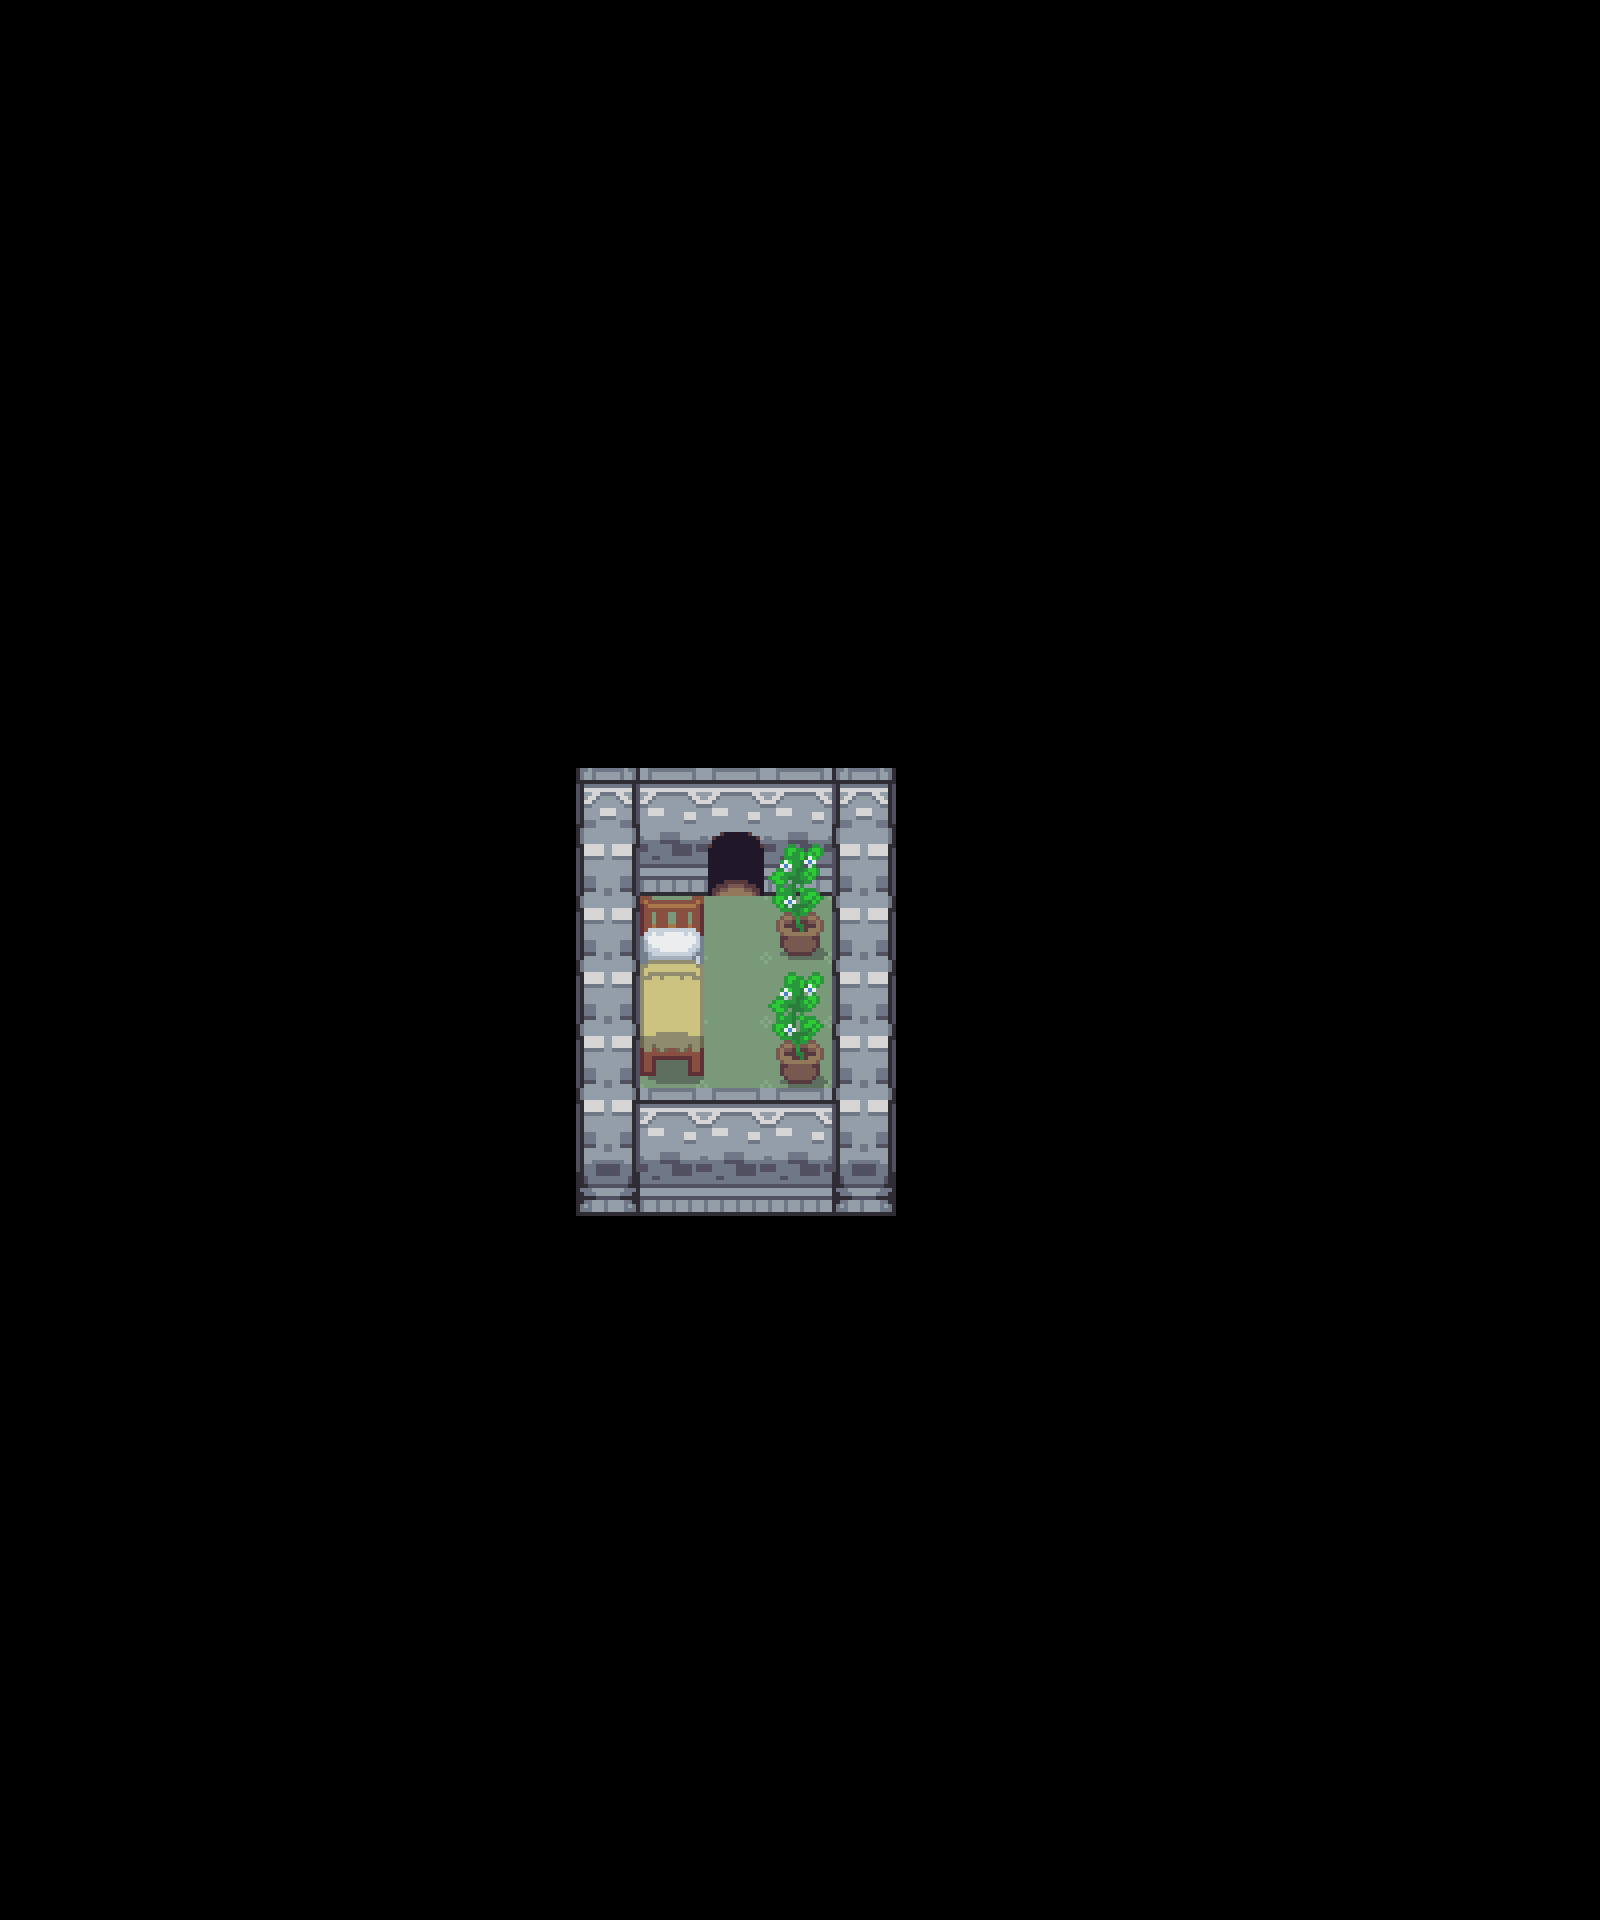

Below is a game level as drawn by its tile map, then a one-line description and the .tmx that defines it (tile-layer data replaced by summaries):
An orthogonal 25x30 tile map with 64x64 px tiles, 5 tile layers (ground, ground2, tree2, tree, ...), 1 hidden layer not drawn, 5 tilesets and 10 objects.

<map version="1.10" tiledversion="1.10.2" orientation="orthogonal" renderorder="right-down" width="25" height="30" tilewidth="64" tileheight="64" infinite="0" nextlayerid="17" nextobjectid="115">
 <editorsettings>
  <export target="../../levels/map3.lua" format="lua" />
 </editorsettings>
 <tileset firstgid="1" name="Overworld" tilewidth="64" tileheight="64" tilecount="1440" columns="40">
  <image source="../Overworld.png" width="2560" height="2304" />
  <tile id="40">
   <animation>
    <frame tileid="40" duration="200" />
    <frame tileid="41" duration="200" />
    <frame tileid="42" duration="200" />
    <frame tileid="43" duration="200" />
    <frame tileid="80" duration="200" />
    <frame tileid="81" duration="200" />
    <frame tileid="82" duration="200" />
    <frame tileid="83" duration="200" />
   </animation>
  </tile>
  <tile id="242">
   <animation>
    <frame tileid="242" duration="255" />
    <frame tileid="1376" duration="255" />
    <frame tileid="1339" duration="255" />
    <frame tileid="1376" duration="255" />
   </animation>
  </tile>
  <tile id="243">
   <animation>
    <frame tileid="243" duration="255" />
    <frame tileid="1377" duration="255" />
    <frame tileid="1340" duration="255" />
    <frame tileid="1377" duration="255" />
   </animation>
  </tile>
  <tile id="244">
   <animation>
    <frame tileid="244" duration="255" />
    <frame tileid="1378" duration="255" />
    <frame tileid="1341" duration="255" />
    <frame tileid="1378" duration="255" />
   </animation>
  </tile>
 </tileset>
 <tileset firstgid="1441" name="vegetation" tilewidth="64" tileheight="64" tilecount="256" columns="16">
  <image source="../vegetation.png" width="1024" height="1024" />
 </tileset>
 <tileset firstgid="1697" name="tiles" tilewidth="64" tileheight="64" tilecount="663" columns="51">
  <image source="../tiles.png" width="3264" height="832" />
 </tileset>
 <tileset firstgid="2360" name="inside" tilewidth="64" tileheight="64" tilecount="256" columns="16">
  <image source="../inside.png" width="1024" height="1024" />
 </tileset>
 <tileset firstgid="2616" name="Inner" tilewidth="64" tileheight="64" tilecount="1000" columns="40">
  <image source="../Inner.png" width="2560" height="1600" />
 </tileset>
 <layer id="1" name="ground" width="25" height="30">
  <data>[750 cells, 25 non-empty, 3 distinct tile ids]</data>
 </layer>
 <layer id="2" name="ground2" width="25" height="30">
  <data>[750 cells, 20 non-empty, 5 distinct tile ids]</data>
 </layer>
 <layer id="3" name="tree2" width="25" height="30">
  <data>[750 cells, 7 non-empty, 6 distinct tile ids]</data>
 </layer>
 <layer id="4" name="tree" width="25" height="30">
  <data>[750 cells, 4 non-empty, 2 distinct tile ids]</data>
 </layer>
 <layer id="5" name="swimU" width="25" height="30">
  <data>[750 cells, 0 non-empty, 0 distinct tile ids]</data>
 </layer>
 <layer id="15" name="par" width="25" height="30" visible="0" parallaxx="2" parallaxy="2">
  <properties>
   <property name="par" type="float" value="1" />
  </properties>
  <data>[750 cells, 0 non-empty, 0 distinct tile ids]</data>
 </layer>
 <objectgroup id="6" name="coll">
  <object id="104" x="575.667" y="767.667" width="134.333" height="128.333" />
  <object id="105" x="709.667" y="767.333" width="58.3333" height="64" />
  <object id="106" x="768" y="768.333" width="127.667" height="63" />
  <object id="108" x="763" y="831" width="133" height="65.3333" />
  <object id="109" x="835.333" y="895.667" width="61.3333" height="231.333" />
  <object id="110" x="576.667" y="1122" width="258.333" height="3.33333" />
  <object id="111" x="576" y="867.667" width="59.6667" height="254.333" />
  <object id="112" x="640" y="896.333" width="64.6667" height="182.667" />
  <object id="113" x="774" y="910" width="48" height="47.3333" />
  <object id="114" x="776.667" y="1007.67" width="39" height="73.3333" />
 </objectgroup>
 <objectgroup id="8" name="ch" />
 <objectgroup id="9" name="cm" />
 <objectgroup id="13" name="treeS">
  <properties>
   <property name="health" type="int" value="6" />
  </properties>
 </objectgroup>
 <objectgroup id="10" name="cm2" />
 <objectgroup id="11" name="water" />
 <objectgroup id="16" name="ene" />
 <objectgroup id="12" name="ewater" />
 <objectgroup id="14" name="talk" />
</map>